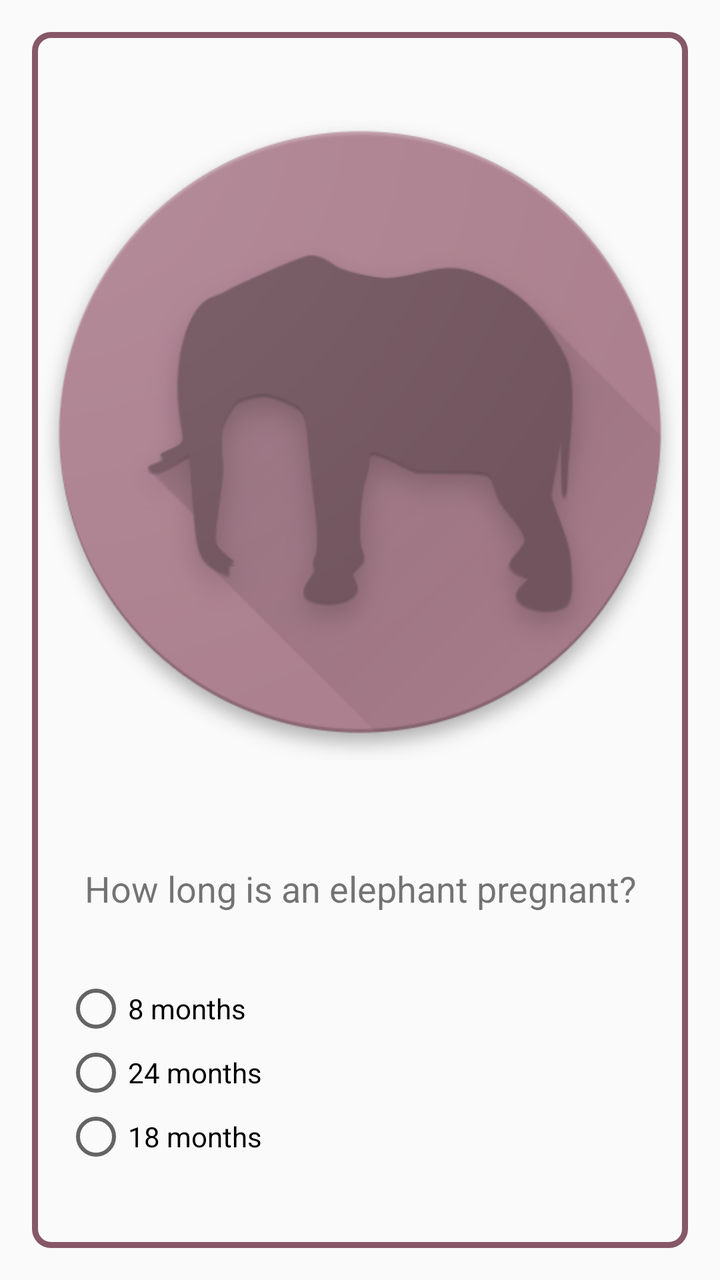
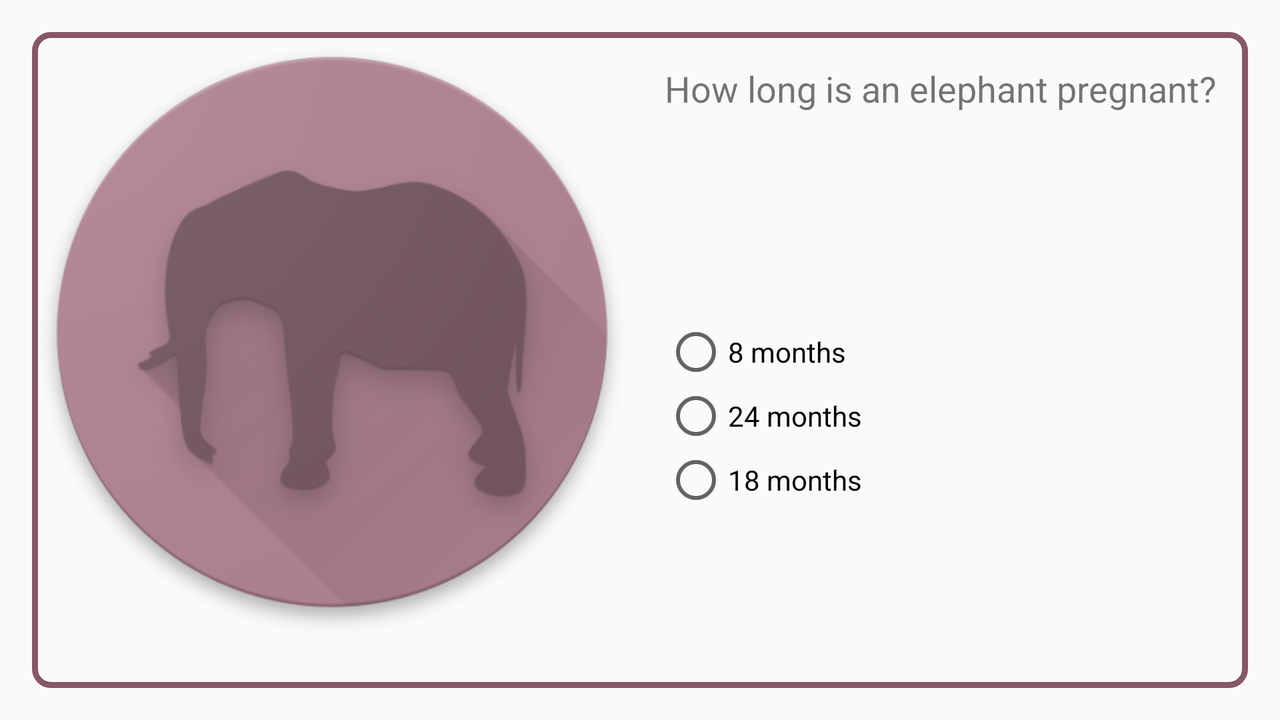

Compare how this app lays out the same screen by default and in its alternative resource folder. The renders come first, then the two layout files and the values they reference.
<!-- AndroidManifest.xml: application theme AppTheme -->
<!-- res/layout/elephant_layout.xml -->
<?xml version="1.0" encoding="utf-8"?>
<FrameLayout xmlns:android="http://schemas.android.com/apk/res/android"
    android:layout_width="match_parent"
    android:layout_height="match_parent">

    <LinearLayout xmlns:android="http://schemas.android.com/apk/res/android"
        android:id="@+id/elephant_layout"
        style="@style/LayoutParent"
        android:layout_width="match_parent"
        android:layout_height="match_parent"
        android:background="@drawable/frame"
        android:orientation="vertical">

        <ImageView
            android:layout_width="match_parent"
            android:layout_height="400dp"
            android:layout_gravity="center"
            android:src="@drawable/eleph" />

        <TextView
            style="@style/LayoutParent"
            android:gravity="center"
            android:text="@string/how_long_is_an_elephant_pregnant"
            android:textSize="18sp" />

        <RadioGroup style="@style/LayoutParent">

            <RadioButton
                android:id="@+id/eleph_1_button"
                style="@style/ChildSize"
                android:text="@string/_8_months" />

            <RadioButton
                android:id="@+id/eleph_2_button"
                style="@style/ChildSize"
                android:tag="1"
                android:text="@string/_24_months" />

            <RadioButton
                android:id="@+id/eleph_3_button"
                style="@style/ChildSize"
                android:text="@string/_18_months" />
        </RadioGroup>
    </LinearLayout>
</FrameLayout>
<!-- resources referenced by this layout -->
<resources>
  <!-- drawable eleph: png bitmap (drawable, 91333 bytes) -->
  <!-- drawable frame (drawable) -->
  <shape xmlns:android="http://schemas.android.com/apk/res/android"
      android:shape="rectangle">
      <corners
          android:radius="8dp"
          android:topRightRadius="8dp"
          android:bottomRightRadius="8dp"
          android:bottomLeftRadius="8dp" />
      <stroke
          android:width="3dp"
          android:color="#865868" />
  </shape>
  <string name="_18_months">18 months</string>
  <string name="_24_months">24 months</string>
  <string name="_8_months">8 months</string>
  <string name="how_long_is_an_elephant_pregnant">How long is an elephant pregnant?</string>
  <style name="ChildSize">
          <item name="android:layout_width">match_parent</item>
          <item name="android:layout_height">wrap_content</item>
      </style>
  <style name="LayoutParent" parent="ChildSize">
          <item name="android:layout_margin">16dp</item>
      </style>
  <style name="AppTheme" parent="Theme.AppCompat.Light.DarkActionBar">
          
          <item name="colorPrimary">@color/colorPrimary</item>
          <item name="colorPrimaryDark">@color/colorPrimaryDark</item>
          <item name="colorAccent">@color/colorAccent</item>
      </style>
  <color name="colorPrimary">#ac808f</color>
  <color name="colorPrimaryDark">#694551</color>
  <color name="colorAccent">#fbc02d</color>
</resources>
<!-- res/layout-land/elephant_layout.xml (the repository's variant of the layout above) -->
<!-- drawn on the phone turned sideways -->
<?xml version="1.0" encoding="utf-8"?>
<FrameLayout xmlns:android="http://schemas.android.com/apk/res/android"
    android:layout_width="match_parent"
    android:layout_height="match_parent">

    <LinearLayout xmlns:android="http://schemas.android.com/apk/res/android"
        android:id="@+id/elephant_layout"
        style="@style/LayoutParent"
        android:layout_width="match_parent"
        android:layout_height="match_parent"
        android:background="@drawable/frame"
        android:orientation="horizontal">

        <ImageView
            android:layout_width="300dp"
            android:layout_height="300dp"
            android:scaleType="centerInside"
            android:src="@drawable/eleph" />

        <LinearLayout
            android:layout_width="wrap_content"
            android:layout_height="match_parent"
            android:orientation="vertical">

            <TextView
                style="@style/LayoutParent"
                android:gravity="center"
                android:text="@string/how_long_is_an_elephant_pregnant"
                android:textSize="18sp" />

            <RadioGroup
                style="@style/LayoutParent"
                android:layout_height="match_parent"
                android:layout_margin="16dp"
                android:gravity="center">

                <RadioButton
                    android:id="@+id/eleph_1_button"
                    style="@style/ChildSize"
                    android:text="@string/_8_months" />

                <RadioButton
                    android:id="@+id/eleph_2_button"
                    style="@style/ChildSize"
                    android:tag="1"
                    android:text="@string/_24_months" />

                <RadioButton
                    android:id="@+id/eleph_3_button"
                    style="@style/ChildSize"
                    android:text="@string/_18_months" />
            </RadioGroup>
        </LinearLayout>
    </LinearLayout>
</FrameLayout>
